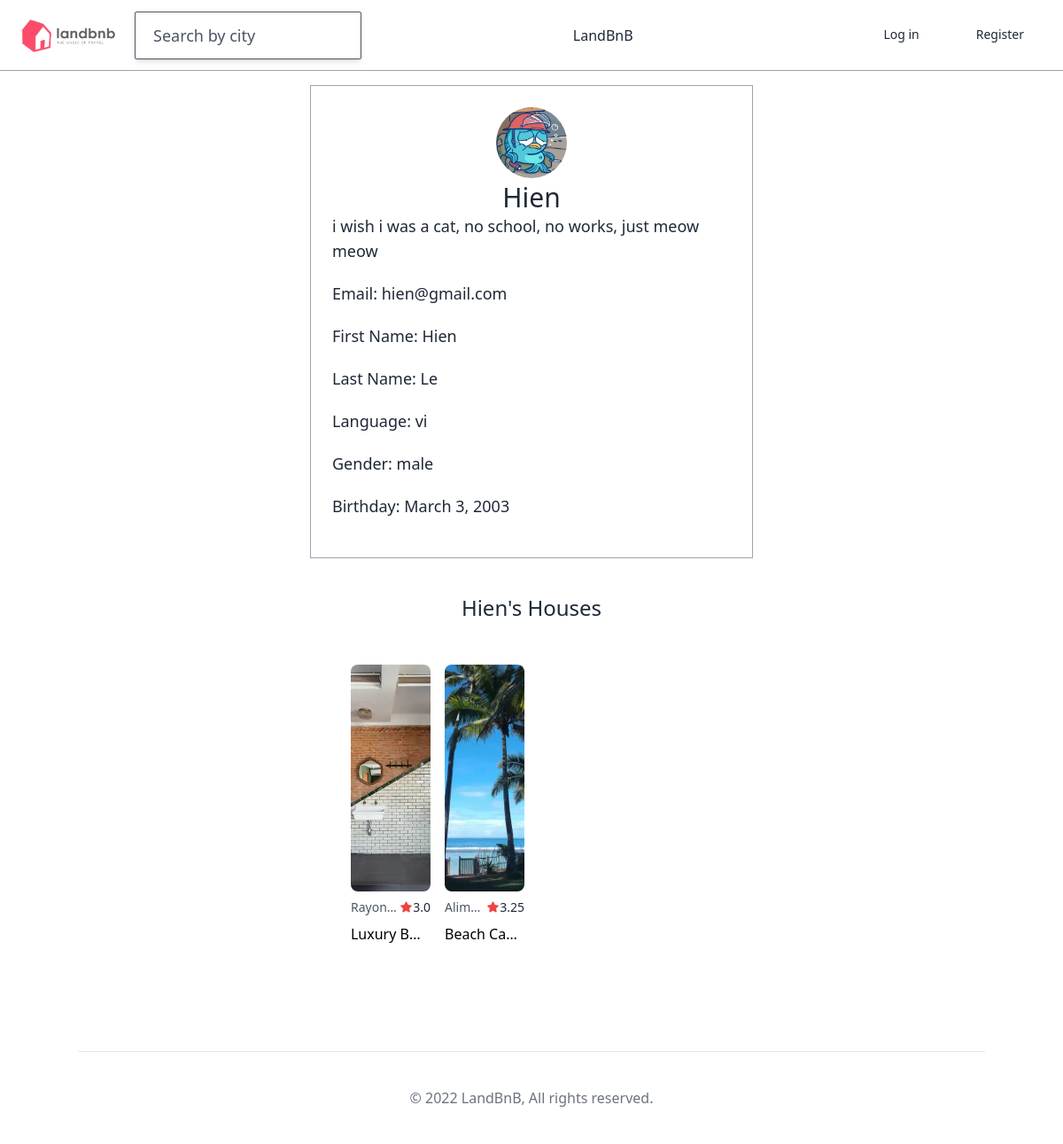
Page /users/6/ on the committed database.
### users/models.py (models this page shows, shortened)
class User(AbstractUser):
    GENDER_MALE = "male"
    GENDER_FEMALE = "female"
    GENDER_CHOICES = (
        (GENDER_MALE, "Male"),
        (GENDER_FEMALE, "Female"),
    )
    LANGUAGE_ENGLISH = "en"
    LANGUAGE_VIETNAMESE = "vi"
    LANGUAGE_CHOICES = (
        (LANGUAGE_ENGLISH, "English"),
        (LANGUAGE_VIETNAMESE, "Vietnamese"),
    )
    LOGIN_EMAIL = "email"
    avatar = models.ImageField(null=True, blank=True)
    gender = models.CharField(choices=GENDER_CHOICES, max_length=10, null=True, blank=True)
    language = models.CharField(choices=LANGUAGE_CHOICES, max_length=2)
    birthday = models.DateField(null=True)
    superhost = models.BooleanField(default=False)
    bio = models.TextField(default="", blank=True)
    pass

### house/models.py (models this page shows, shortened)
class House(models.Model):
    name = models.TextField(max_length=100)
    description = models.TextField()
    country = CountryField()
    city = models.CharField(max_length=30)
    price = models.IntegerField(default=0)
    address = models.TextField(max_length=100, default='abc')
    guest = models.IntegerField(default=0)
    bedroom = models.IntegerField(default=0)
    bed = models.IntegerField(default=0)
    bathroom = models.IntegerField(default=0)
    check_in = models.TimeField(null=True)
    check_out = models.TimeField(null=True)
    host = models.ForeignKey("users.User", related_name="houses", on_delete=models.CASCADE, null=True)
    house_type =models.ForeignKey("HouseType", verbose_name="House type", related_name="houses", on_delete=models.CASCADE, null=True, blank=True)
    amenities = models.ManyToManyField("Amenity", related_name="houses", blank=True)
    facilities = models.ManyToManyField("Facility", related_name="houses", blank=True)
    def amenities_count(self):
        return self.amenities.count()
    amenities_count.short_description = "amenity"
    def first_photo(self):
        try:
            (photo,) = self.photos.all()[:1]
            return photo.file.url
        except ValueError:
            return None
    def total_rating(self):
        all_reviews = self.reviews.all()
        all_rating = 0
        if len(all_reviews) > 0:
            for review in all_reviews:
                all_rating += review.avgRating()
            return round(all_rating/len(all_reviews), 2)
        return 0
    total_rating.short_description = "rating"

class Photo(core_models.TimeStampedModel):
    caption = models.CharField(max_length=80)
    file = models.ImageField()
    house = models.ForeignKey("House", related_name="photo", on_delete=models.CASCADE)

### review/models.py (models this page shows, shortened)
class Review(core_models.TimeStampedModel):
    review = models.TextField()
    customer_service = models.IntegerField(
        validators=[MinValueValidator(1), MaxValueValidator(5)]
    )
    cleanliness = models.IntegerField(
        validators=[MinValueValidator(1), MaxValueValidator(5)]
    )
    location = models.IntegerField(
        validators=[MinValueValidator(1), MaxValueValidator(5)]
    )
    suitable_price = models.IntegerField(
        validators=[MinValueValidator(1), MaxValueValidator(5)]
    )
    user = models.ForeignKey(
        "users.User", related_name="reviews", on_delete=models.CASCADE
    )
    house = models.ForeignKey(
        "house.House", related_name="reviews", on_delete=models.CASCADE
    )
    def avgRating(self):
        avg = (self.customer_service
            + self.cleanliness
            + self.location
            + self.suitable_price) / 4
        return round(avg, 2)

### users/views.py (the view)
# urls.py: path("<int:pk>/", views.UserProfileView.as_view(), name="profile"),
class UserProfileView(DetailView):
    model = models.User
    context_object_name = "user_obj"
    pass

### templates/users/user_detail.html (shortened to what this page needs)
{% extends "base.html" %}
{% block content %}
<div class="">
    <div class="container lg:w-5/12 md:w-1/2 xl:w-1/4 mx-auto my-10 flex flex-col items-center border p-6 border-gray-400 ove">
        {% include "mixins/user_avatar.html" with user=user_obj %}
        <div class="flex items-center">
            <span class="text-3xl mt-1">{{user_obj.first_name}}</span>
        </div>
        <div class='flex flex-col items-start'>
            <span class="text-lg mb-5">{{user_obj.bio}}</span>
            <span class="text-lg mb-5">Email: {{user_obj.email}}</span>
            <span class="text-lg mb-5">First Name: {{user_obj.first_name}}</span>
            <span class="text-lg mb-5">Last Name: {{user_obj.last_name}}</span>
            <span class="text-lg mb-5">Language: {{user_obj.language}}</span>
            <span class="text-lg mb-5">Gender: {{user_obj.gender}}</span>
            <span class="text-lg mb-5">Birthday: {{user_obj.birthday}}</span>
        </div>
    </div>
    {% if user_obj.houses.count > 0 %}
    <div class="container mx-auto pb-10 flex flex-col items-center">
        <h3 class="mb-12 text-2xl">{{user_obj.first_name}}'s Houses</h3>
        <div class="flex flex-wrap -mx-40 mb-10">
            {% for house in user_obj.houses.all  %}
                {% include 'mixins/house_card.html' with house=house %}
            {% endfor %}
        </div>
    </div>
    {% endif %}
</div>
{% endblock content %}

### templates/mixins/user_avatar.html
{% if user.avatar %}
    <div class="h-20 w-20 rounded-full bg-cover" style="background-image: url({{user.avatar.url}});">
{% else %}
    <div class="h-20 w-20 bg-gray-700 rounded-full text-white flex justify-center items-center overflow-hidden">
        <span class="text-3xl">{{user.first_name|first}}</span>
    {% endif %}
</div>

### templates/mixins/house_card.html
<div class="w-1/4 mb-10 px-2 overflow-hidden">
    <a href={% url 'houses:detail' house.pk %}>
        <div class="w-full h-64 bg-cover bg-center rounded-lg mb-2" style="background-image: url({{house.first_photo}});"></div>
        <div class="flex justify-between mb-2 truncate">
            <div class="w-4/5 overflow-hidden flex">
                <span class="text-sm text-gray-600 block truncate">{{house.city}}, {{house.country.name}}</span>
            </div>
            <span class="text-sm flex items-center">
                <i class="fas fa-star text-red-500 text-xs mr-px"></i>{{house.total_rating}}
            </span>
        </div>
        <span class="text-black w-11/12 block truncate">{{house.name}}</span>
    </a>
</div>

### static/css/styles.css (style rules this page uses)
*,::after,::before { box-sizing:border-box;border-width:0;border-style:solid;border-color:#e5e7eb }
::after,::before { --tw-content:'' }
html { line-height:1.5;-webkit-text-size-adjust:100%;-moz-tab-size:4;-o-tab-size:4;tab-size:4;font-family:ui-sans-serif,system-ui,-apple-system,BlinkMacSystemFont,"Segoe UI",Roboto,"Helvetica Neue",Arial,"Noto Sans",sans-serif,"Apple Color Emoji","Segoe UI Emoji","Segoe UI Symbol","Noto Color Emoji";font-feature-settings:normal }
body { margin:0;line-height:inherit }
h1,h2,h3,h4,h5,h6 { font-size:inherit }
a { color:inherit;text-decoration:inherit }
button,h1,h2,h3,h4,h5,h6,optgroup { font-weight:inherit }
blockquote,dd,dl,figure,h1,h2,h3,h4,h5,h6,hr,p,pre { margin:0 }
*,::after,::before { --tw-border-spacing-x:0;--tw-border-spacing-y:0;--tw-translate-x:0;--tw-translate-y:0;--tw-rotate:0;--tw-skew-x:0;--tw-skew-y:0;--tw-scale-x:1;--tw-scale-y:1;--tw-pan-x: ;--tw-pan-y: ;--tw-pinch-zoom: ;--tw-scroll-snap-strictness:proximity;--tw-ordinal: ;--tw-slashed-zero: ;--tw-numeric-figure: ;--tw-numeric-spacing: ;--tw-numeric-fraction: ;--tw-ring-inset: ;--tw-ring-offset-width:0px;--tw-ring-offset-color:#fff;--tw-ring-color:rgb(59 130 246 / 0.5);--tw-ring-offset-shadow:0 0 #0000;--tw-ring-shadow:0 0 #0000;--tw-shadow:0 0 #0000;--tw-shadow-colored:0 0 #0000;--tw-blur: ;--tw-brightness: ;--tw-contrast: ;--tw-grayscale: ;--tw-hue-rotate: ;--tw-invert: ;--tw-saturate: ;--tw-sepia: ;--tw-drop-shadow: ;--tw-backdrop-blur: ;--tw-backdrop-brightness: ;--tw-backdrop-contrast: ;--tw-backdrop-grayscale: ;--tw-backdrop-hue-rotate: ;--tw-backdrop-invert: ;--tw-backdrop-opacity: ;--tw-backdrop-saturate: ;--tw-backdrop-sepia: }
.container { width:100% }
@media (min-width:640px) { .container { max-width:640px } }
@media (min-width:768px) { .container { max-width:768px } }
@media (min-width:1024px) { .container { max-width:1024px } }
.mx-auto { margin-left:auto;margin-right:auto }
.my-10 { margin-top:2.5rem;margin-bottom:2.5rem }
.-mx-40 { margin-left:-10rem;margin-right:-10rem }
.mt-24 { margin-top:6rem }
.mb-5 { margin-bottom:1.25rem }
.mb-10 { margin-bottom:2.5rem }
.mb-2 { margin-bottom:.5rem }
.mr-px { margin-right:1px }
.mt-1 { margin-top:.25rem }
.mb-12 { margin-bottom:3rem }
.block { display:block }
.flex { display:flex }
.h-20 { height:5rem }
.h-64 { height:16rem }
.w-full { width:100% }
.w-1\/4 { width:25% }
.w-4\/5 { width:80% }
.w-11\/12 { width:91.666667% }
.w-20 { width:5rem }
.flex-col { flex-direction:column }
.flex-wrap { flex-wrap:wrap }
.items-start { align-items:flex-start }
.items-center { align-items:center }
.justify-between { justify-content:space-between }
.overflow-hidden,.truncate { overflow:hidden }
.truncate { text-overflow:ellipsis;white-space:nowrap }
.rounded-lg { border-radius:.5rem }
.rounded-full { border-radius:9999px }
.border { border-width:1px }
.border-gray-400,.border-gray-700 { --tw-border-opacity:1;border-color:rgb(156 163 175/var(--tw-border-opacity)) }
.bg-cover { background-size:cover }
.bg-center { background-position:center }
.p-6 { padding:1.5rem }
.px-2 { padding-left:.5rem;padding-right:.5rem }
.pb-10 { padding-bottom:2.5rem }
.text-3xl { font-size:1.875rem;line-height:2.25rem }
.text-lg { font-size:1.125rem;line-height:1.75rem }
.text-2xl { font-size:1.5rem;line-height:2rem }
.text-sm { font-size:.875rem;line-height:1.25rem }
.text-xs { font-size:.75rem;line-height:1rem }
.font-light { font-weight:300 }
.text-gray-800 { --tw-text-opacity:1;color:rgb(31 41 55/var(--tw-text-opacity)) }
.text-gray-600,.text-red-500 { --tw-text-opacity:1;color:rgb(75 85 99/var(--tw-text-opacity)) }
.text-red-500 { color:rgb(239 68 68/var(--tw-text-opacity)) }
.text-black,.text-white { --tw-text-opacity:1;color:rgb(0 0 0/var(--tw-text-opacity)) }
@media (min-width:768px) { .md\:w-1\/2 { width:50% } }
@media (min-width:1024px) { .lg\:w-5\/12 { width:41.666667% } }

### rows in the picture
User: avatar (picture), first_name "Hien", bio "i wish i was a cat, no school, no works, just meow meow", email "hien@gmail.com", last_name "Le", language "vi", gender "male", birthday "March 3, 2003"
House: first_photo (picture), city "Rayon…", total_rating "3.0", name "Luxury B…"
House: first_photo (picture), city "Alim…", total_rating "3.25", name "Beach Ca…"
